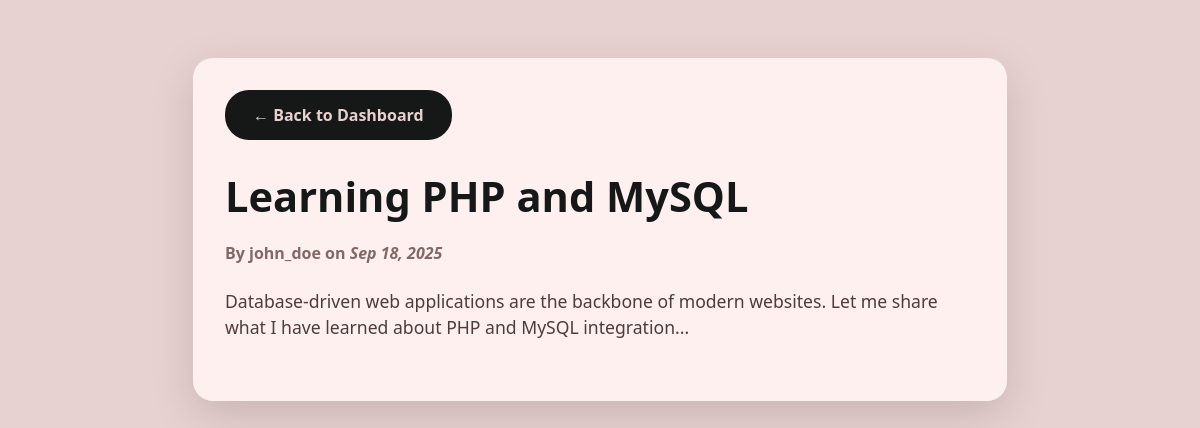
/admin_view_post.php?id=4, run on the app's committed database.
### tables this page shows
CREATE TABLE IF NOT EXISTS posts (
    id INT AUTO_INCREMENT PRIMARY KEY,
    user_id INT NOT NULL,
    title VARCHAR(255) NOT NULL,
    content TEXT NOT NULL,
    image VARCHAR(255) NULL,
    likes_count INT DEFAULT 0,
    comments_count INT DEFAULT 0,
    created_at TIMESTAMP DEFAULT CURRENT_TIMESTAMP,
    updated_at TIMESTAMP DEFAULT CURRENT_TIMESTAMP ON UPDATE CURRENT_TIMESTAMP,
    FOREIGN KEY (user_id) REFERENCES users(id) ON DELETE CASCADE
);

CREATE TABLE IF NOT EXISTS users (
    id INT AUTO_INCREMENT PRIMARY KEY,
    username VARCHAR(50) UNIQUE NOT NULL,
    email VARCHAR(100) UNIQUE NOT NULL,
    password VARCHAR(255) NOT NULL,
    full_name VARCHAR(100) NOT NULL,
    profile_image VARCHAR(255) DEFAULT 'default-avatar.png',
    bio TEXT,
    is_admin TINYINT(1) DEFAULT 0,
    created_at TIMESTAMP DEFAULT CURRENT_TIMESTAMP,
    updated_at TIMESTAMP DEFAULT CURRENT_TIMESTAMP ON UPDATE CURRENT_TIMESTAMP
);

### admin_view_post.php (the view, shortened to what this page needs)
<?php
require_once 'config.php';
$post_id = (int)$_GET['id'];
$stmt = $pdo->prepare("SELECT p.title, p.content, p.image, p.created_at, u.username
                       FROM posts p
                       JOIN users u ON p.user_id = u.id
                       WHERE p.id = ?");
$stmt->execute([$post_id]);
$post = $stmt->fetch(PDO::FETCH_ASSOC);
?>
<!DOCTYPE html>
<html lang="en">
<head>
</head>
<body>
  <div class="container">
    <a href="admin_dashboard.php" class="btn-back">← Back to Dashboard</a>
    <h1><?= htmlspecialchars($post['title']) ?></h1>
    <div class="post-meta">
      By <strong><?= htmlspecialchars($post['username']) ?></strong> on <em><?= date('M j, Y', strtotime($post['created_at'])) ?></em>
    </div>
    <div class="post-content"><?= nl2br(htmlspecialchars($post['content'])) ?></div>
  </div>
</body>
</html>

### admin_view_post.php (style rules this page uses)
body { font-family: 'Segoe UI', Tahoma, Geneva, Verdana, sans-serif; background: #e8d1d1ff; color: #161717ff; padding: 20px; min-height: 100vh; }
.container { max-width: 750px; background: #fff0f0; margin: 30px auto; padding: 32px; border-radius: 20px; box-shadow: 0 14px 44px rgba(22,23,23,0.15); }
h1 { font-weight: 900; font-size: 2.6rem; margin-bottom: 18px; color: #161717ff; user-select: none; }
.post-meta { font-weight: 600; color: #826969; margin-bottom: 24px; }
.post-content { font-size: 1.1rem; line-height: 1.5; white-space: pre-wrap; margin-bottom: 28px; color: #4c3c3c; }
.btn-back { display: inline-block; padding: 14px 28px; background: #161717ff; color: #e8d1d1ff; font-weight: 700; border-radius: 24px; text-decoration: none; transition: background-color 0.3s; user-select: none; }

### data on the page
posts: title "Learning PHP and MySQL", user.username "john_doe", created_at "Sep 18, 2025", content "Database-driven web applications are the backbone of modern websites. Let me share what I have learned about PHP and MySQL integration..."
